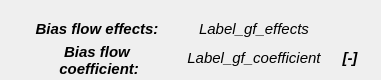
   <widget class="QWidget" name="gridLayoutWidget_6">
    <property name="geometry">
     <rect>
      <x>18</x>
      <y>390</y>
      <width>381</width>
      <height>80</height>
     </rect>
    </property>
    <layout class="QGridLayout" name="gridLayout_6">
     <property name="sizeConstraint">
      <enum>QLayout::SetNoConstraint</enum>
     </property>
     <property name="verticalSpacing">
      <number>0</number>
     </property>
     <item row="0" column="2">
      <layout class="QVBoxLayout" name="verticalLayout_19">
       <property name="sizeConstraint">
        <enum>QLayout::SetDefaultConstraint</enum>
       </property>
       <item>
        <widget class="QLabel" name="label_22">
         <property name="sizePolicy">
          <sizepolicy hsizetype="Preferred" vsizetype="Preferred">
           <horstretch>0</horstretch>
           <verstretch>0</verstretch>
          </sizepolicy>
         </property>
         <property name="minimumSize">
          <size>
           <width>40</width>
           <height>35</height>
          </size>
         </property>
         <property name="maximumSize">
          <size>
           <width>40</width>
           <height>35</height>
          </size>
         </property>
         <property name="font">
          <font>
           <family>Arial</family>
           <pointsize>11</pointsize>
           <weight>75</weight>
           <italic>true</italic>
           <bold>true</bold>
          </font>
         </property>
         <property name="text">
          <string/>
         </property>
         <property name="alignment">
          <set>Qt::AlignCenter</set>
         </property>
        </widget>
       </item>
       <item>
        <widget class="QLabel" name="label_28">
         <property name="sizePolicy">
          <sizepolicy hsizetype="Preferred" vsizetype="Preferred">
           <horstretch>0</horstretch>
           <verstretch>0</verstretch>
          </sizepolicy>
         </property>
         <property name="minimumSize">
          <size>
           <width>40</width>
           <height>35</height>
          </size>
         </property>
         <property name="maximumSize">
          <size>
           <width>40</width>
           <height>35</height>
          </size>
         </property>
         <property name="font">
          <font>
           <family>Arial</family>
           <pointsize>11</pointsize>
           <weight>75</weight>
           <italic>true</italic>
           <bold>true</bold>
          </font>
         </property>
         <property name="text">
          <string>[-]</string>
         </property>
         <property name="alignment">
          <set>Qt::AlignCenter</set>
         </property>
        </widget>
       </item>
      </layout>
     </item>
     <item row="0" column="0">
      <layout class="QVBoxLayout" name="verticalLayout_18" stretch="0,0">
       <property name="spacing">
        <number>6</number>
       </property>
       <property name="sizeConstraint">
        <enum>QLayout::SetDefaultConstraint</enum>
       </property>
       <property name="leftMargin">
        <number>6</number>
       </property>
       <property name="rightMargin">
        <number>6</number>
       </property>
       <item>
        <widget class="QLabel" name="label_correction_2">
         <property name="sizePolicy">
          <sizepolicy hsizetype="Preferred" vsizetype="Preferred">
           <horstretch>0</horstretch>
           <verstretch>0</verstretch>
          </sizepolicy>
         </property>
         <property name="minimumSize">
          <size>
           <width>160</width>
           <height>35</height>
          </size>
         </property>
         <property name="maximumSize">
          <size>
           <width>160</width>
           <height>35</height>
          </size>
         </property>
         <property name="font">
          <font>
           <family>Arial</family>
           <pointsize>11</pointsize>
           <weight>75</weight>
           <italic>true</italic>
           <bold>true</bold>
          </font>
         </property>
         <property name="text">
          <string>Bias flow effects:</string>
         </property>
         <property name="alignment">
          <set>Qt::AlignCenter</set>
         </property>
        </widget>
       </item>
       <item>
        <widget class="QLabel" name="label_bias">
         <property name="sizePolicy">
          <sizepolicy hsizetype="Preferred" vsizetype="Preferred">
           <horstretch>0</horstretch>
           <verstretch>0</verstretch>
          </sizepolicy>
         </property>
         <property name="minimumSize">
          <size>
           <width>160</width>
           <height>35</height>
          </size>
         </property>
         <property name="maximumSize">
          <size>
           <width>160</width>
           <height>35</height>
          </size>
         </property>
         <property name="font">
          <font>
           <family>Arial</family>
           <pointsize>11</pointsize>
           <weight>75</weight>
           <italic>true</italic>
           <bold>true</bold>
          </font>
         </property>
         <property name="text">
          <string>Bias flow 
 coefficient:</string>
         </property>
         <property name="alignment">
          <set>Qt::AlignCenter</set>
         </property>
        </widget>
       </item>
      </layout>
     </item>
     <item row="0" column="1">
      <layout class="QVBoxLayout" name="verticalLayout_17">
       <property name="sizeConstraint">
        <enum>QLayout::SetNoConstraint</enum>
       </property>
       <item>
        <widget class="QLabel" name="Label_bias_effects">
         <property name="sizePolicy">
          <sizepolicy hsizetype="Preferred" vsizetype="Preferred">
           <horstretch>0</horstretch>
           <verstretch>0</verstretch>
          </sizepolicy>
         </property>
         <property name="minimumSize">
          <size>
           <width>140</width>
           <height>35</height>
          </size>
         </property>
         <property name="maximumSize">
          <size>
           <width>140</width>
           <height>35</height>
          </size>
         </property>
         <property name="font">
          <font>
           <family>Arial</family>
           <pointsize>11</pointsize>
           <weight>50</weight>
           <italic>true</italic>
           <bold>false</bold>
          </font>
         </property>
         <property name="text">
          <string>Label_gf_effects</string>
         </property>
         <property name="alignment">
          <set>Qt::AlignCenter</set>
         </property>
        </widget>
       </item>
       <item>
        <widget class="QLabel" name="Label_bias_coefficient">
         <property name="sizePolicy">
          <sizepolicy hsizetype="Preferred" vsizetype="Preferred">
           <horstretch>0</horstretch>
           <verstretch>0</verstretch>
          </sizepolicy>
         </property>
         <property name="minimumSize">
          <size>
           <width>140</width>
           <height>35</height>
          </size>
         </property>
         <property name="maximumSize">
          <size>
           <width>140</width>
           <height>35</height>
          </size>
         </property>
         <property name="font">
          <font>
           <family>Arial</family>
           <pointsize>11</pointsize>
           <weight>50</weight>
           <italic>true</italic>
           <bold>false</bold>
          </font>
         </property>
         <property name="text">
          <string>Label_gf_coefficient</string>
         </property>
         <property name="alignment">
          <set>Qt::AlignCenter</set>
         </property>
        </widget>
       </item>
      </layout>
     </item>
    </layout>
   </widget>
